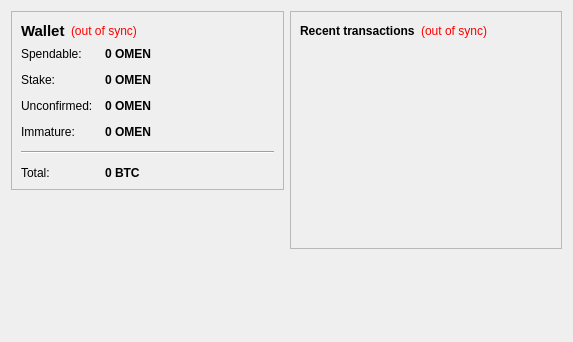
<?xml version="1.0" encoding="UTF-8"?>
<ui version="4.0">
 <class>OverviewPage</class>
 <widget class="QWidget" name="OverviewPage">
  <property name="geometry">
   <rect>
    <x>0</x>
    <y>0</y>
    <width>573</width>
    <height>342</height>
   </rect>
  </property>
  <property name="windowTitle">
   <string>Form</string>
  </property>
  <layout class="QHBoxLayout" name="horizontalLayout" stretch="1,1">
   <item>
    <layout class="QVBoxLayout" name="verticalLayout_2">
     <item>
      <widget class="QFrame" name="frame">
       <property name="frameShape">
        <enum>QFrame::StyledPanel</enum>
       </property>
       <property name="frameShadow">
        <enum>QFrame::Raised</enum>
       </property>
       <layout class="QVBoxLayout" name="verticalLayout_4">
        <item>
         <layout class="QHBoxLayout" name="horizontalLayout_4">
          <item>
           <widget class="QLabel" name="label_5">
            <property name="font">
             <font>
              <pointsize>11</pointsize>
              <weight>75</weight>
              <bold>true</bold>
             </font>
            </property>
            <property name="text">
             <string>Wallet</string>
            </property>
           </widget>
          </item>
          <item>
           <widget class="QLabel" name="labelWalletStatus">
            <property name="toolTip">
             <string>The displayed information may be out of date. Your wallet automatically synchronizes with the OMENCOIN network after a connection is established, but this process has not completed yet.</string>
            </property>
            <property name="styleSheet">
             <string notr="true">QLabel { color: red; }</string>
            </property>
            <property name="text">
             <string notr="true">(out of sync)</string>
            </property>
            <property name="alignment">
             <set>Qt::AlignLeading|Qt::AlignLeft|Qt::AlignVCenter</set>
            </property>
           </widget>
          </item>
          <item>
           <spacer name="horizontalSpacer_2">
            <property name="orientation">
             <enum>Qt::Horizontal</enum>
            </property>
            <property name="sizeHint" stdset="0">
             <size>
              <width>40</width>
              <height>20</height>
             </size>
            </property>
           </spacer>
          </item>
         </layout>
        </item>
        <item>
         <layout class="QFormLayout" name="formLayout_2">
          <property name="fieldGrowthPolicy">
           <enum>QFormLayout::AllNonFixedFieldsGrow</enum>
          </property>
          <property name="horizontalSpacing">
           <number>12</number>
          </property>
          <property name="verticalSpacing">
           <number>12</number>
          </property>
          <item row="0" column="0">
           <widget class="QLabel" name="label">
            <property name="text">
             <string>Spendable:</string>
            </property>
           </widget>
          </item>
          <item row="0" column="1">
           <widget class="QLabel" name="labelBalance">
            <property name="font">
             <font>
              <weight>75</weight>
              <bold>true</bold>
             </font>
            </property>
            <property name="cursor">
             <cursorShape>IBeamCursor</cursorShape>
            </property>
            <property name="toolTip">
             <string>Your current spendable balance</string>
            </property>
            <property name="text">
             <string notr="true">0 OMEN</string>
            </property>
            <property name="textInteractionFlags">
             <set>Qt::LinksAccessibleByMouse|Qt::TextSelectableByKeyboard|Qt::TextSelectableByMouse</set>
            </property>
           </widget>
          </item>
          <item row="1" column="0">
           <widget class="QLabel" name="label_6">
            <property name="text">
             <string>Stake:</string>
            </property>
           </widget>
          </item>
          <item row="1" column="1">
           <widget class="QLabel" name="labelStake">
            <property name="font">
             <font>
              <weight>75</weight>
              <bold>true</bold>
             </font>
            </property>
            <property name="cursor">
             <cursorShape>IBeamCursor</cursorShape>
            </property>
            <property name="toolTip">
             <string>Total of coins that was staked, and do not yet count toward the current balance</string>
            </property>
            <property name="text">
             <string notr="true">0 OMEN</string>
            </property>
            <property name="textInteractionFlags">
             <set>Qt::LinksAccessibleByMouse|Qt::TextSelectableByKeyboard|Qt::TextSelectableByMouse</set>
            </property>
           </widget>
          </item>
          <item row="2" column="0">
           <widget class="QLabel" name="label_3">
            <property name="text">
             <string>Unconfirmed:</string>
            </property>
           </widget>
          </item>
          <item row="2" column="1">
           <widget class="QLabel" name="labelUnconfirmed">
            <property name="font">
             <font>
              <weight>75</weight>
              <bold>true</bold>
             </font>
            </property>
            <property name="cursor">
             <cursorShape>IBeamCursor</cursorShape>
            </property>
            <property name="toolTip">
             <string>Total of transactions that have yet to be confirmed, and do not yet count toward the current balance</string>
            </property>
            <property name="text">
             <string notr="true">0 OMEN</string>
            </property>
            <property name="textInteractionFlags">
             <set>Qt::LinksAccessibleByMouse|Qt::TextSelectableByKeyboard|Qt::TextSelectableByMouse</set>
            </property>
           </widget>
          </item>
          <item row="3" column="0">
           <widget class="QLabel" name="labelImmatureText">
            <property name="text">
             <string>Immature:</string>
            </property>
           </widget>
          </item>
          <item row="3" column="1">
           <widget class="QLabel" name="labelImmature">
            <property name="font">
             <font>
              <weight>75</weight>
              <bold>true</bold>
             </font>
            </property>
            <property name="toolTip">
             <string>Mined balance that has not yet matured</string>
            </property>
            <property name="text">
             <string notr="true">0 OMEN</string>
            </property>
            <property name="textInteractionFlags">
             <set>Qt::LinksAccessibleByMouse|Qt::TextSelectableByKeyboard|Qt::TextSelectableByMouse</set>
            </property>
           </widget>
          </item>
          <item row="4" column="0" colspan="2">
           <widget class="Line" name="line">
            <property name="orientation">
             <enum>Qt::Horizontal</enum>
            </property>
           </widget>
          </item>
          <item row="5" column="0">
           <widget class="QLabel" name="labelTotalText">
            <property name="text">
             <string>Total:</string>
            </property>
           </widget>
          </item>
          <item row="5" column="1">
           <widget class="QLabel" name="labelTotal">
            <property name="font">
             <font>
              <weight>75</weight>
              <bold>true</bold>
             </font>
            </property>
            <property name="cursor">
             <cursorShape>IBeamCursor</cursorShape>
            </property>
            <property name="toolTip">
             <string>Your current total balance</string>
            </property>
            <property name="text">
             <string notr="true">0 BTC</string>
            </property>
            <property name="textInteractionFlags">
             <set>Qt::LinksAccessibleByMouse|Qt::TextSelectableByKeyboard|Qt::TextSelectableByMouse</set>
            </property>
           </widget>
          </item>
         </layout>
        </item>
       </layout>
      </widget>
     </item>
     <item>
      <spacer name="verticalSpacer">
       <property name="orientation">
        <enum>Qt::Vertical</enum>
       </property>
       <property name="sizeHint" stdset="0">
        <size>
         <width>20</width>
         <height>40</height>
        </size>
       </property>
      </spacer>
     </item>
    </layout>
   </item>
   <item>
    <layout class="QVBoxLayout" name="verticalLayout_3">
     <item>
      <widget class="QFrame" name="frame_2">
       <property name="frameShape">
        <enum>QFrame::StyledPanel</enum>
       </property>
       <property name="frameShadow">
        <enum>QFrame::Raised</enum>
       </property>
       <layout class="QVBoxLayout" name="verticalLayout">
        <item>
         <layout class="QHBoxLayout" name="horizontalLayout_2">
          <item>
           <widget class="QLabel" name="label_4">
            <property name="text">
             <string>&lt;b&gt;Recent transactions&lt;/b&gt;</string>
            </property>
           </widget>
          </item>
          <item>
           <widget class="QLabel" name="labelTransactionsStatus">
            <property name="toolTip">
             <string>The displayed information may be out of date. Your wallet automatically synchronizes with the OMENCOIN network after a connection is established, but this process has not completed yet.</string>
            </property>
            <property name="styleSheet">
             <string notr="true">QLabel { color: red; }</string>
            </property>
            <property name="text">
             <string notr="true">(out of sync)</string>
            </property>
            <property name="alignment">
             <set>Qt::AlignRight|Qt::AlignTrailing|Qt::AlignVCenter</set>
            </property>
           </widget>
          </item>
          <item>
           <spacer name="horizontalSpacer">
            <property name="orientation">
             <enum>Qt::Horizontal</enum>
            </property>
            <property name="sizeHint" stdset="0">
             <size>
              <width>40</width>
              <height>20</height>
             </size>
            </property>
           </spacer>
          </item>
         </layout>
        </item>
        <item>
         <widget class="QListView" name="listTransactions">
          <property name="styleSheet">
           <string notr="true">QListView { background: transparent; }</string>
          </property>
          <property name="frameShape">
           <enum>QFrame::NoFrame</enum>
          </property>
          <property name="verticalScrollBarPolicy">
           <enum>Qt::ScrollBarAlwaysOff</enum>
          </property>
          <property name="horizontalScrollBarPolicy">
           <enum>Qt::ScrollBarAlwaysOff</enum>
          </property>
          <property name="selectionMode">
           <enum>QAbstractItemView::NoSelection</enum>
          </property>
         </widget>
        </item>
       </layout>
      </widget>
     </item>
     <item>
      <spacer name="verticalSpacer_2">
       <property name="orientation">
        <enum>Qt::Vertical</enum>
       </property>
       <property name="sizeHint" stdset="0">
        <size>
         <width>20</width>
         <height>40</height>
        </size>
       </property>
      </spacer>
     </item>
    </layout>
   </item>
  </layout>
 </widget>
 <resources/>
 <connections/>
</ui>
